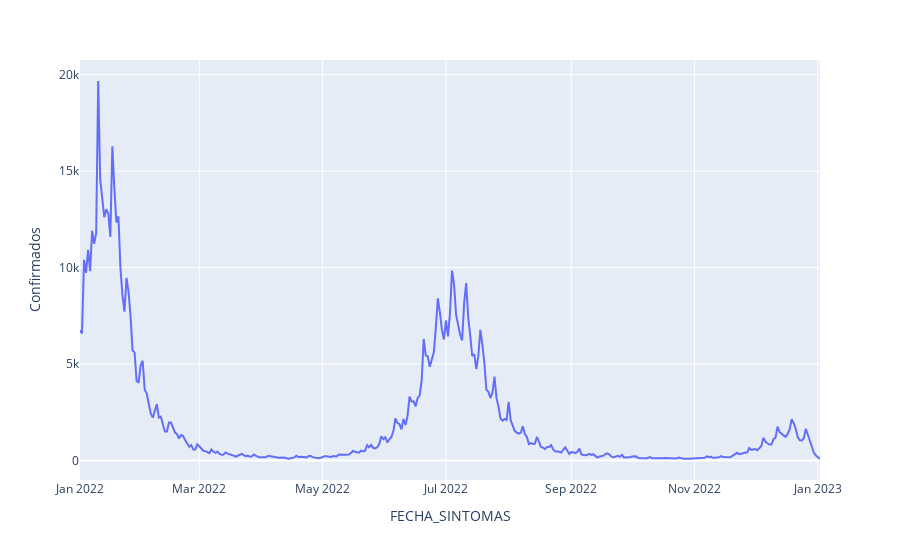

Here is the notebook cell this chart was saved with:
### Markdown cell above
Una alternativa que nos provee herramientas interactivas para visualizar los datos y que es muy fácil de usar es [Plotly](https://plotly.com/). A través del módulo [Plotly express](https://plotly.com/python/plotly-express/) podemos crear de forma muy simple gráficas que nos permitan interactuar con ellas.

### Code cell
fig = px.line(confirmados_diarios, x='FECHA_SINTOMAS', y="Confirmados")
fig.show()

### Figure 1 — Plotly figure (JSON) as saved in the notebook; plotly's stock layout.template omitted (floating-point values rounded to 4 significant figures; data arrays with more than 128 entries replaced by an {"elided": "..."} marker saying what was removed)
{"data": [{"hovertemplate": "FECHA_SINTOMAS=%{x}<br>Confirmados=%{y}<extra></extra>", "legendgroup": "", "line": {"color": "#636efa", "dash": "solid"}, "marker": {"symbol": "circle"}, "mode": "lines", "name": "", "orientation": "v", "showlegend": false, "type": "scatter", "x": {"elided": "367 str values"}, "xaxis": "x", "y": {"elided": "367 int values"}, "yaxis": "y"}], "layout": {"legend": {"tracegroupgap": 0}, "margin": {"t": 60}, "xaxis": {"anchor": "y", "domain": [0, 1], "title": {"text": "FECHA_SINTOMAS"}}, "yaxis": {"anchor": "x", "domain": [0, 1], "title": {"text": "Confirmados"}}}}
